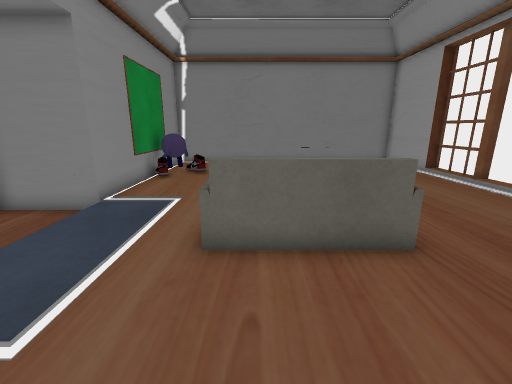
[1] (above)

12 first-person views from a walk through a scene from a Unity 3-D project. The camera is 1.2 m above the floor, tilts 14° down and sees 90° across. The floor is counted in squares, 0.5 m on a side. Each view is taken from the middle of a square. On the plan, view 1 faces up. The plan holds only what a view shows up to about 17 squares ahead; the rest is blank. Some surface patterns are stand-ins.

[2]
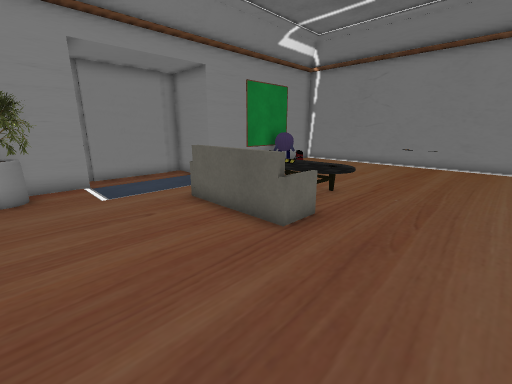

[3]
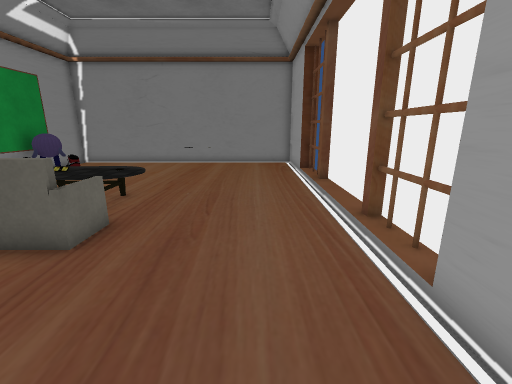

[4]
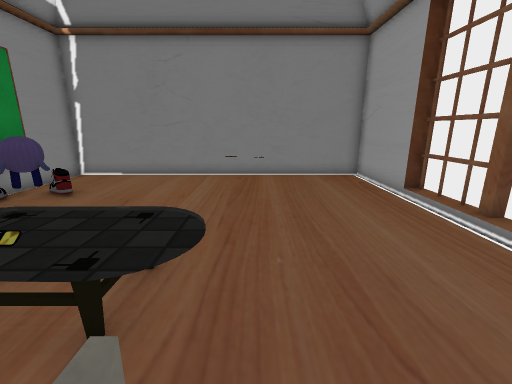

[5]
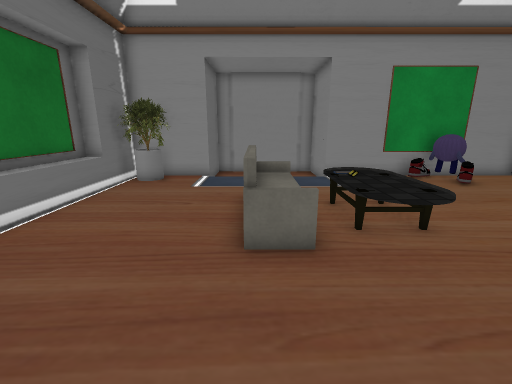

[6]
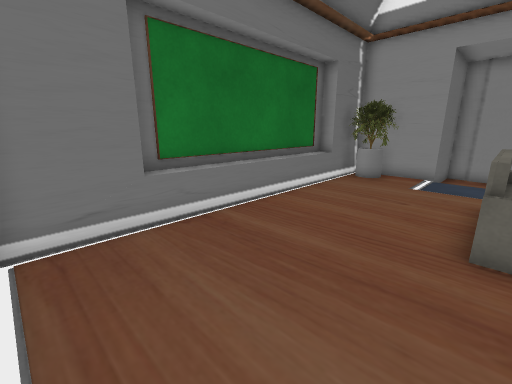

[7]
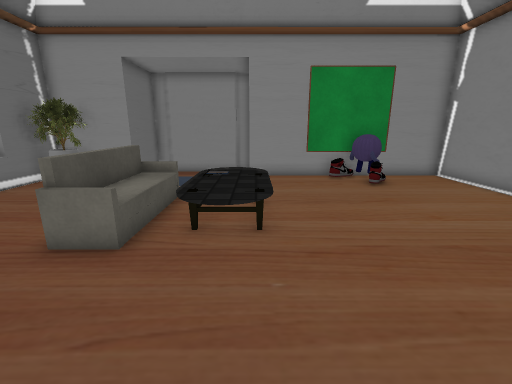

[8]
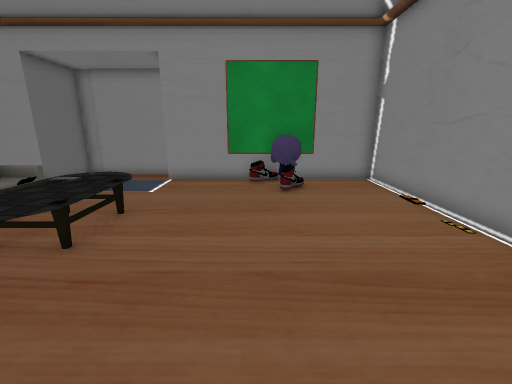

[9]
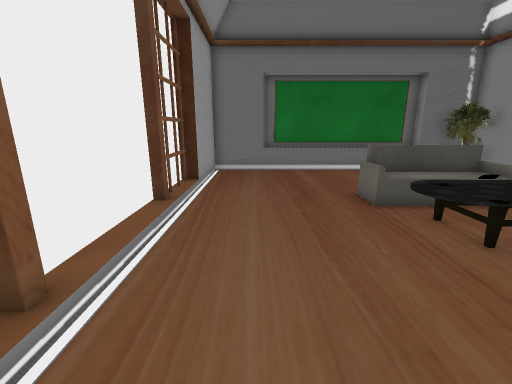

[10]
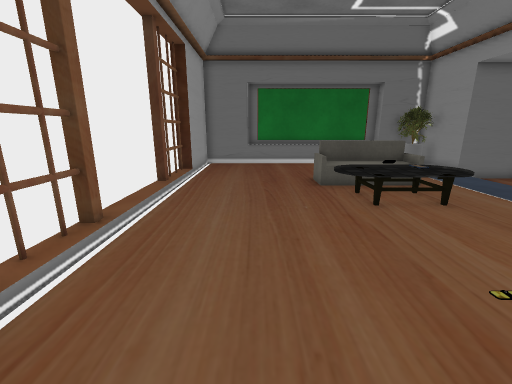

[11]
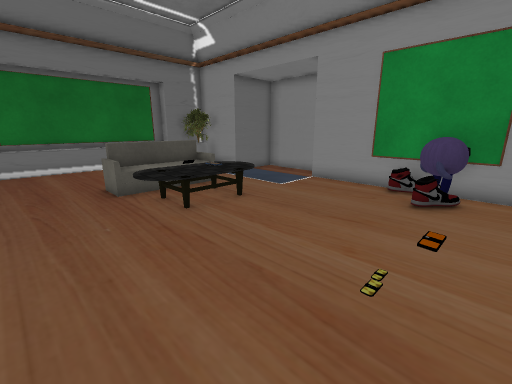

[12]
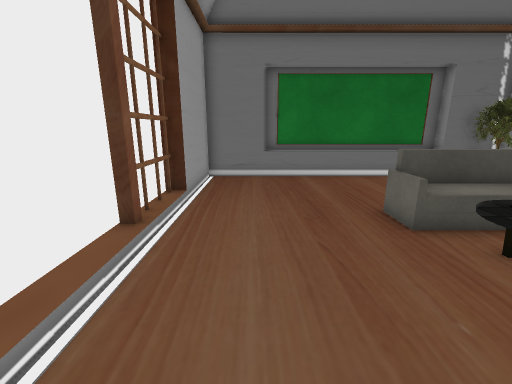

### Floor plan
Key: @ floor where view 1 was taken; # wall or solid block; x gap in a wall; . main floor; - floor 0.25 m lower than the main floor; / step, stairs or slope; = window, fence, low wall or low ledge; O other object.
Columns run from 9 left of view 1 to 11 right of it. Each row starts with its distance up from view 1.
 19     ###############
 18     #.............#
 17    ##.............#
 16    ##.......O.....#
 15    ##O.......O....##
 14    ##OO............x
 13    ##..............
 12    ##..............
 11    #...............##
 10    #.............../#
  9 ####.....OOOO....../#
  8 #---....OOOOO....../#
  7 #---.............../#
  6 #---....OOOOO......##
  5 #-- ....OOOOO......
  4 #-- ...............
  3 ####..............##
  2    # .............#
  1    ###............#
  0     ## ..@........#
 -1      ##=========###
 -2       #=========#

Where each view was taken, in squares from view 1:
view 1: 0 up, 0 right, facing up
view 2: 0 up, 7 right, facing up-left
view 3: 0 up, 7 right, facing up
view 4: 5 up, 4 right, facing up
view 5: 5 up, 8 right, facing left
view 6: 5 up, 9 right, facing down-left
view 7: 9 up, 8 right, facing left
view 8: 13 up, 7 right, facing left
view 9: 14 up, 7 right, facing down
view 10: 17 up, 6 right, facing down
view 11: 16 up, 6 right, facing down-left
view 12: 12 up, 7 right, facing down
